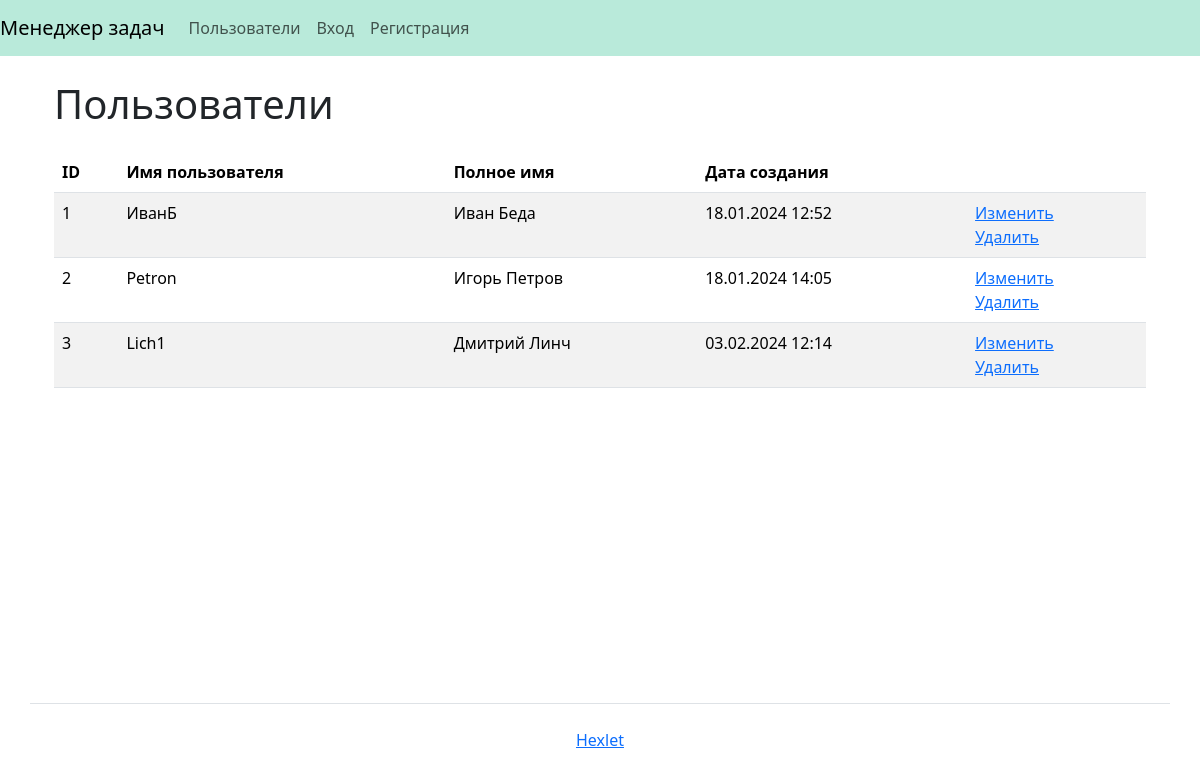
/users/, run on the app's committed database.
### task_manager/users/models.py (models this page shows)
class User(AbstractUser):
    def __str__(self):
        return self.get_full_name()

### task_manager/users/views.py (the view)
# urls.py: path('', UserListView.as_view(), name='users'),
class UserListView(ListView):
    template_name = 'users/user_list.html'
    model = User
    context_object_name = 'users'

### task_manager/templates/users/user_list.html
{% extends 'base.html' %}
{% load django_bootstrap5 %}
{% load i18n %}
{% block content %}
<div class="container wrapper flex-grow-1">
    <h1 class="my-4">{% translate 'Users' %}</h1>
    <table class="table table-striped">
        <thead>
          <tr>
            <th>{% translate 'ID' %}</th>
            <th>{% translate 'Username' %}</th>
            <th>{% translate 'Full name' %}</th>
            <th>{% translate 'Creation date' %}</th>
            <th></th>
          </tr>
        </thead>
        <tbody>
        {% for user in users %}
          <tr>
            <td>{{ user.id }}</td>
            <td>{{ user.username }}</td>
            <td>{{ user.first_name }} {{ user.last_name }}</td>
            <td>{{ user.date_joined|date:"d.m.Y H:i" }}</td>
            <td>
              <a href="{% url 'update' pk=user.pk %}">{% translate 'Update' %}</a>
              <br>
              <a href="{% url 'delete' pk=user.pk %}">{% translate 'Delete' %}</a>
            </td>
          </tr>
        {% endfor %}
        </tbody>
    </table>
</div>
{% endblock %}

### data on the page
User: id "1", username "ИванБ", first_name "Иван", last_name "Беда", date_joined "18.01.2024 12:52"
User: id "2", username "Petron", first_name "Игорь", last_name "Петров", date_joined "18.01.2024 14:05"
User: id "3", username "Lich1", first_name "Дмитрий", last_name "Линч", date_joined "03.02.2024 12:14"
